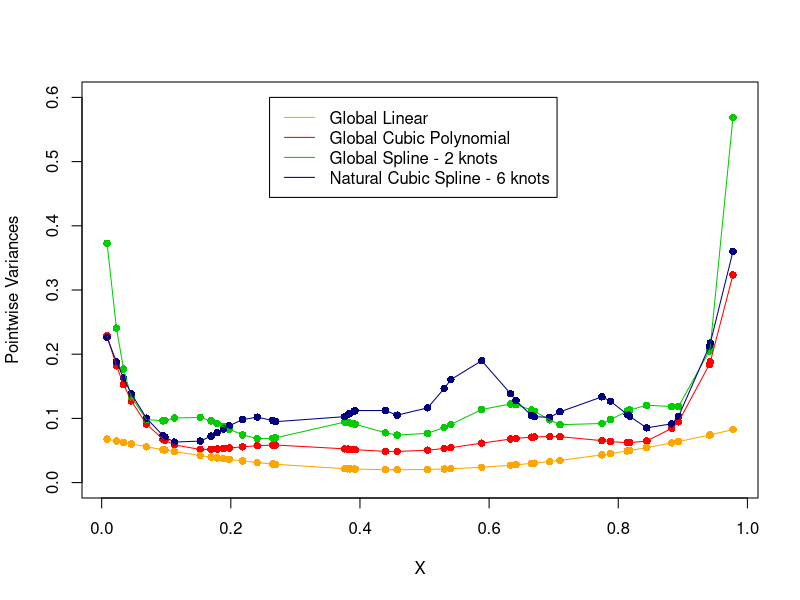

Generate this figure with R:
# recreating figure 5.3
library(splines)

# generate the data 
set.seed(12)
x <- runif(50)
y <- x + rnorm(50)

# aside - note on bs function and how the intercept is included
# these two are equivalent
summary(fm1 <- lm(weight ~ 0 + bs(height, df = 4, intercept = TRUE), data = women))
summary(fm1 <- lm(weight ~ 1 + bs(height, df = 3, intercept = FALSE), data = women))

# fitting models
# global linear
H <- bs(x, degree = 1, df=2, intercept = TRUE, Boundary.knots = c(0,1))  
sigma_linear <- solve(t(H)%*%H)
var_linear <- diag(H%*%sigma_linear%*%t(H))

# global cubic polynomial
H <- bs(x, degree = 3, df=4, intercept = TRUE, Boundary.knots = c(0,1))
sigma_cubic <- solve(t(H)%*%H)
var_cubic <- diag(H%*%sigma_cubic%*%t(H))

# cubic spline with 2 knots 
H <- bs(x, degree = 3, df=6, intercept = TRUE, Boundary.knots = c(0,1), knots = c(0.33, 0.66))
sigma_spline <- solve(t(H)%*%H)
var_spline <- diag(H%*%sigma_spline%*%t(H))

# natural cubic spline with 6 knots 
knots <- seq(0.1, 0.9, length.out = 6)[2:5]  # 4 interior knots evenly spaced
H <- ns(x, intercept = TRUE, Boundary.knots = c(0.1,0.9), knots = knots)
sigma_natural <- solve(t(H)%*%H)
var_natural <- diag(H%*%sigma_natural%*%t(H))

# plotting the results
plot(x, var_cubic, ylim = c(0,0.6), col = 'red', pch = 16, 
     ylab = 'Pointwise Variances', xlab = 'X')
points(x, var_linear, col='orange', pch = 16)
points(x, var_spline, col = 'green3', pch = 16)
points(x, var_natural, col = 'navy', pch = 16)
lines(x[order(x)], var_linear[order(x)], col='orange')
lines(x[order(x)], var_spline[order(x)], col = 'green3')
lines(x[order(x)], var_cubic[order(x)], col = 'red')
lines(x[order(x)], var_natural[order(x)], col = 'navy')
legend(x=0.26, y=0.6, 
       legend = c('Global Linear', 'Global Cubic Polynomial', 'Global Spline - 2 knots', 
                  'Natural Cubic Spline - 6 knots'),
       col = c('orange', 'red', 'green3', 'navy'), lty = 1)



